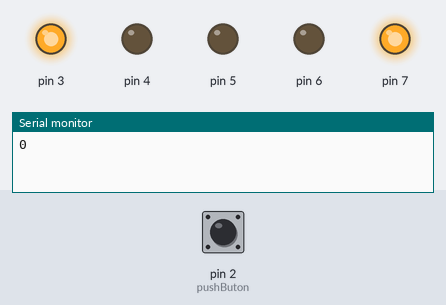
This sketch was run on a simulated Arduino Uno, built with avr-gcc and run on an emulated ATmega328P. Shown: output pins drawn as LEDs (lit = HIGH), the last lines printed to the serial monitor. Inputs (shaded band) come from the test bench; at power-on: pin 2 (pushButon) LOW.

Above: at 0.48 s.
At 39.77 s:
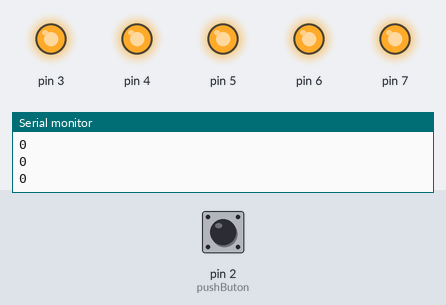
Timing chart, 0 to 40.0 s (numbered marks = the images above):
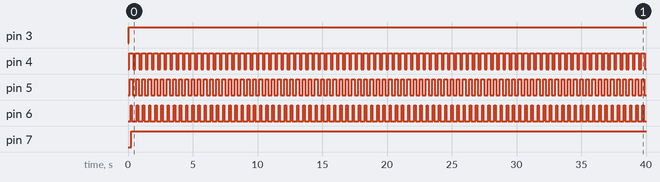

The sketch:

FrenSensoru.ino
```cpp
// Deneme 1
// Fren Sensörü

int pushButon = 2;
int butondurum;

void setup() {

  pinMode(3,OUTPUT);
  pinMode(4,OUTPUT);
  pinMode(5,OUTPUT);
  pinMode(6,OUTPUT);
  pinMode(7,OUTPUT);

  pinMode(pushButon, INPUT);
   Serial.begin(9600);
}

void loop() {

  for(int i = 3 ; i < 8 ; i++ )
  {
  delay(50);
  digitalWrite(i, HIGH);
  }

  for( int j = 6 ; j > 3 ; j-- )
  {
  delay(50);
  digitalWrite(j, LOW);

 }
  delay(75);

  butondurum = digitalRead(pushButon);
  Serial.println (butondurum);
  delay(1);


}
```

Measured:
- by itself, pin 3: LOW → HIGH at 0.05 s
- by itself, pin 4: alternates HIGH for 0.30 s and LOW for 0.18 s
- by itself, pin 5: alternates HIGH for 0.20 s and LOW for 0.28 s
- by itself, pin 6: alternates HIGH for 0.10 s and LOW for 0.38 s
- by itself, pin 7: LOW → HIGH at 0.25 s
